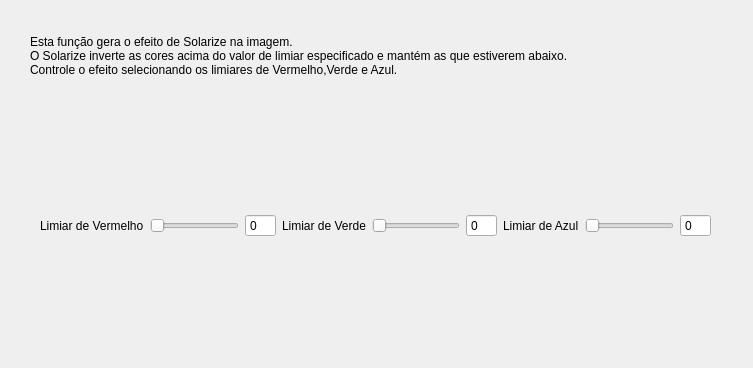
<?xml version="1.0" encoding="UTF-8"?>
<ui version="4.0">
 <class>solarizeForm</class>
 <widget class="QWidget" name="solarizeForm">
  <property name="geometry">
   <rect>
    <x>0</x>
    <y>0</y>
    <width>753</width>
    <height>368</height>
   </rect>
  </property>
  <property name="windowTitle">
   <string>Form</string>
  </property>
  <widget class="QWidget" name="horizontalLayoutWidget">
   <property name="geometry">
    <rect>
     <x>40</x>
     <y>150</y>
     <width>671</width>
     <height>151</height>
    </rect>
   </property>
   <layout class="QHBoxLayout" name="horizontalLayout">
    <item>
     <widget class="QLabel" name="label">
      <property name="text">
       <string>Limiar de Vermelho</string>
      </property>
     </widget>
    </item>
    <item>
     <widget class="QSlider" name="inputsolarizeFormLimiarR">
      <property name="cursor">
       <cursorShape>ClosedHandCursor</cursorShape>
      </property>
      <property name="maximum">
       <number>255</number>
      </property>
      <property name="orientation">
       <enum>Qt::Horizontal</enum>
      </property>
     </widget>
    </item>
    <item>
     <widget class="QSpinBox" name="spinBox">
      <property name="buttonSymbols">
       <enum>QAbstractSpinBox::NoButtons</enum>
      </property>
      <property name="maximum">
       <number>255</number>
      </property>
     </widget>
    </item>
    <item>
     <widget class="QLabel" name="label_2">
      <property name="text">
       <string>Limiar de Verde</string>
      </property>
     </widget>
    </item>
    <item>
     <widget class="QSlider" name="inputsolarizeFormLimiarG">
      <property name="cursor">
       <cursorShape>ClosedHandCursor</cursorShape>
      </property>
      <property name="maximum">
       <number>255</number>
      </property>
      <property name="orientation">
       <enum>Qt::Horizontal</enum>
      </property>
     </widget>
    </item>
    <item>
     <widget class="QSpinBox" name="spinBox_2">
      <property name="buttonSymbols">
       <enum>QAbstractSpinBox::NoButtons</enum>
      </property>
      <property name="maximum">
       <number>255</number>
      </property>
     </widget>
    </item>
    <item>
     <widget class="QLabel" name="label_3">
      <property name="text">
       <string>Limiar de Azul</string>
      </property>
     </widget>
    </item>
    <item>
     <widget class="QSlider" name="inputsolarizeFormLimiarB">
      <property name="cursor">
       <cursorShape>ClosedHandCursor</cursorShape>
      </property>
      <property name="maximum">
       <number>255</number>
      </property>
      <property name="orientation">
       <enum>Qt::Horizontal</enum>
      </property>
     </widget>
    </item>
    <item>
     <widget class="QSpinBox" name="spinBox_3">
      <property name="buttonSymbols">
       <enum>QAbstractSpinBox::NoButtons</enum>
      </property>
      <property name="maximum">
       <number>255</number>
      </property>
     </widget>
    </item>
   </layout>
  </widget>
  <widget class="QLabel" name="label_4">
   <property name="geometry">
    <rect>
     <x>30</x>
     <y>30</y>
     <width>701</width>
     <height>51</height>
    </rect>
   </property>
   <property name="text">
    <string>Esta função gera o efeito de Solarize na imagem.
O Solarize inverte as cores acima do valor de limiar especificado e mantém as que estiverem abaixo.
Controle o efeito selecionando os limiares de Vermelho,Verde e Azul.</string>
   </property>
  </widget>
 </widget>
 <resources/>
 <connections>
  <connection>
   <sender>inputsolarizeFormLimiarR</sender>
   <signal>valueChanged(int)</signal>
   <receiver>spinBox</receiver>
   <slot>setValue(int)</slot>
   <hints>
    <hint type="sourcelabel">
     <x>179</x>
     <y>224</y>
    </hint>
    <hint type="destinationlabel">
     <x>251</x>
     <y>224</y>
    </hint>
   </hints>
  </connection>
  <connection>
   <sender>spinBox</sender>
   <signal>valueChanged(int)</signal>
   <receiver>inputsolarizeFormLimiarR</receiver>
   <slot>setValue(int)</slot>
   <hints>
    <hint type="sourcelabel">
     <x>251</x>
     <y>224</y>
    </hint>
    <hint type="destinationlabel">
     <x>179</x>
     <y>224</y>
    </hint>
   </hints>
  </connection>
  <connection>
   <sender>inputsolarizeFormLimiarG</sender>
   <signal>valueChanged(int)</signal>
   <receiver>spinBox_2</receiver>
   <slot>setValue(int)</slot>
   <hints>
    <hint type="sourcelabel">
     <x>402</x>
     <y>224</y>
    </hint>
    <hint type="destinationlabel">
     <x>474</x>
     <y>224</y>
    </hint>
   </hints>
  </connection>
  <connection>
   <sender>spinBox_2</sender>
   <signal>valueChanged(int)</signal>
   <receiver>inputsolarizeFormLimiarG</receiver>
   <slot>setValue(int)</slot>
   <hints>
    <hint type="sourcelabel">
     <x>474</x>
     <y>224</y>
    </hint>
    <hint type="destinationlabel">
     <x>402</x>
     <y>224</y>
    </hint>
   </hints>
  </connection>
  <connection>
   <sender>inputsolarizeFormLimiarB</sender>
   <signal>valueChanged(int)</signal>
   <receiver>spinBox_3</receiver>
   <slot>setValue(int)</slot>
   <hints>
    <hint type="sourcelabel">
     <x>616</x>
     <y>224</y>
    </hint>
    <hint type="destinationlabel">
     <x>688</x>
     <y>224</y>
    </hint>
   </hints>
  </connection>
  <connection>
   <sender>spinBox_3</sender>
   <signal>valueChanged(int)</signal>
   <receiver>inputsolarizeFormLimiarB</receiver>
   <slot>setValue(int)</slot>
   <hints>
    <hint type="sourcelabel">
     <x>688</x>
     <y>224</y>
    </hint>
    <hint type="destinationlabel">
     <x>616</x>
     <y>224</y>
    </hint>
   </hints>
  </connection>
 </connections>
</ui>
